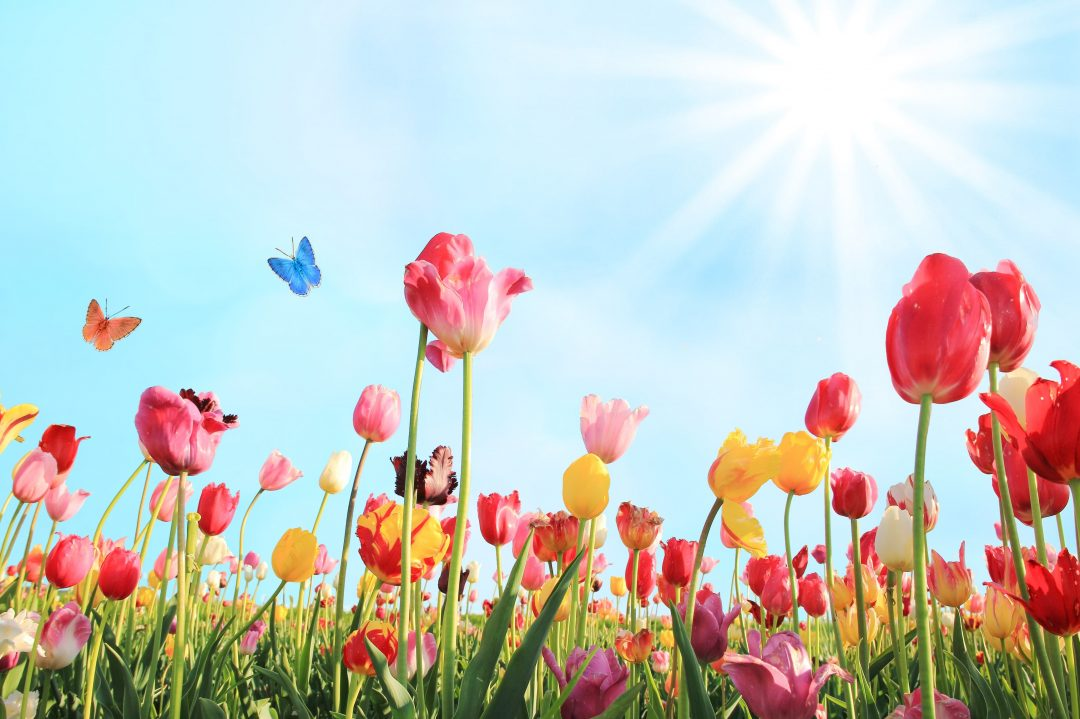
#> input picture img1.jpg, 1080 x 719 px
$ python lab5-7.py
#> lines starting #> are read from the running program, lines starting #| are printed output that depends on the picture
from PIL import Image, ImageFilter

img = Image.open("img1.jpg").convert("L")
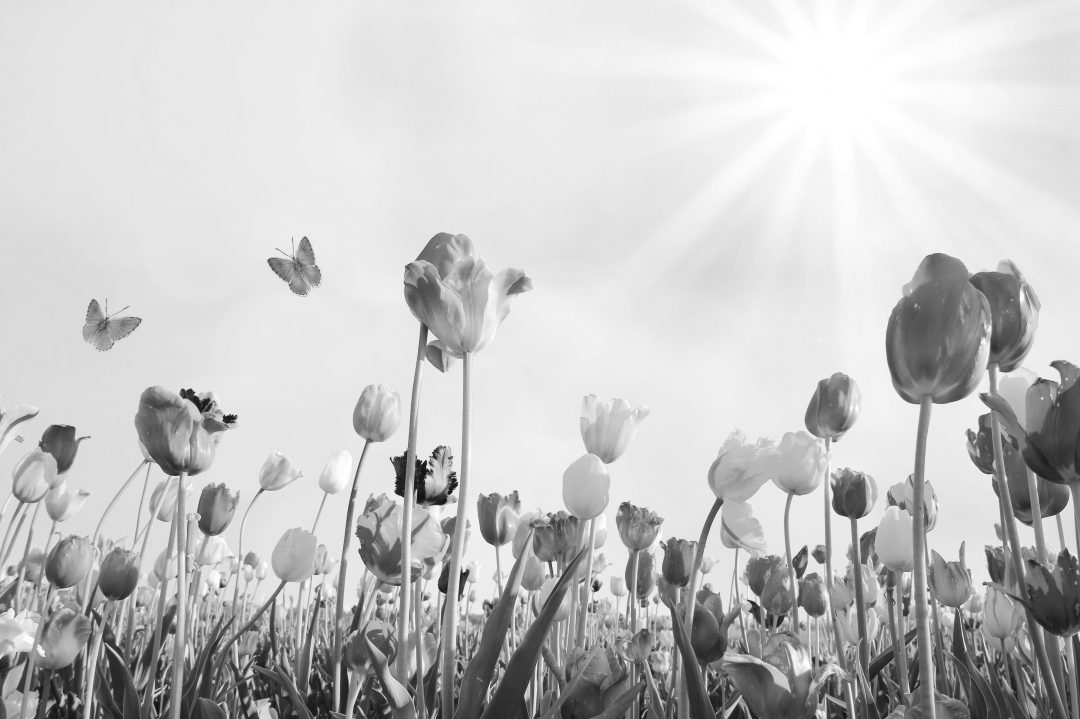
#> img: PIL image 1080x719 L; min 6, max 255, mean 196.8

sobel_x = img.filter(ImageFilter.Kernel(
    (3, 3),
    (-1, 0, 1,
     -2, 0, 2,
     -1, 0, 1),
    1, 0
))
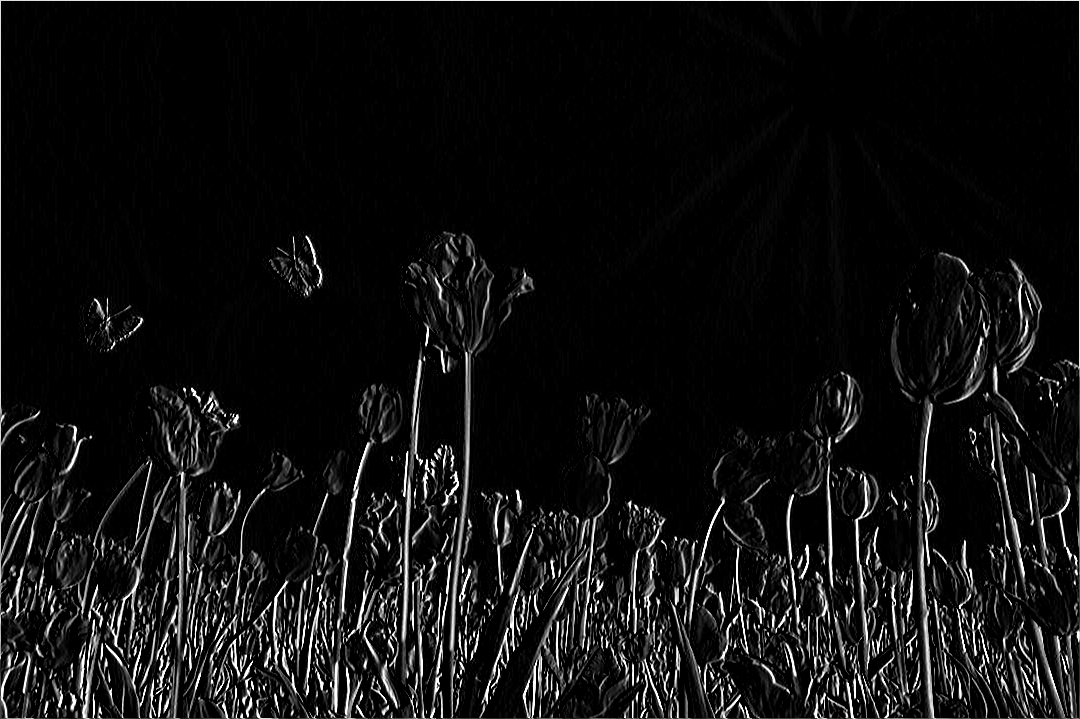
#> sobel_x: PIL image 1080x719 L; min 0, max 255, mean 16.9

sobel_y = img.filter(ImageFilter.Kernel(
    (3, 3),
    (-1, -2, -1,
      0,  0,  0,
      1,  2,  1),
    1, 0
))
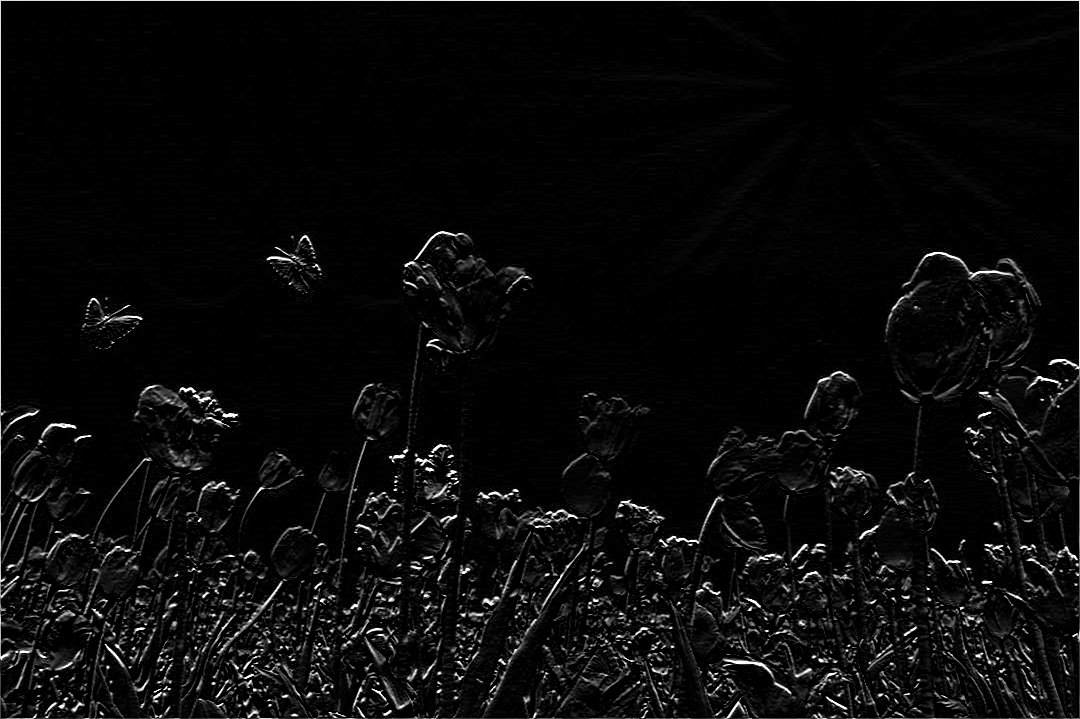
#> sobel_y: PIL image 1080x719 L; min 0, max 255, mean 10.3

sobel_x.save("sobel_x.jpg")
sobel_y.save("sobel_y.jpg")

$ run again, with img2.jpg copied over img1.jpg
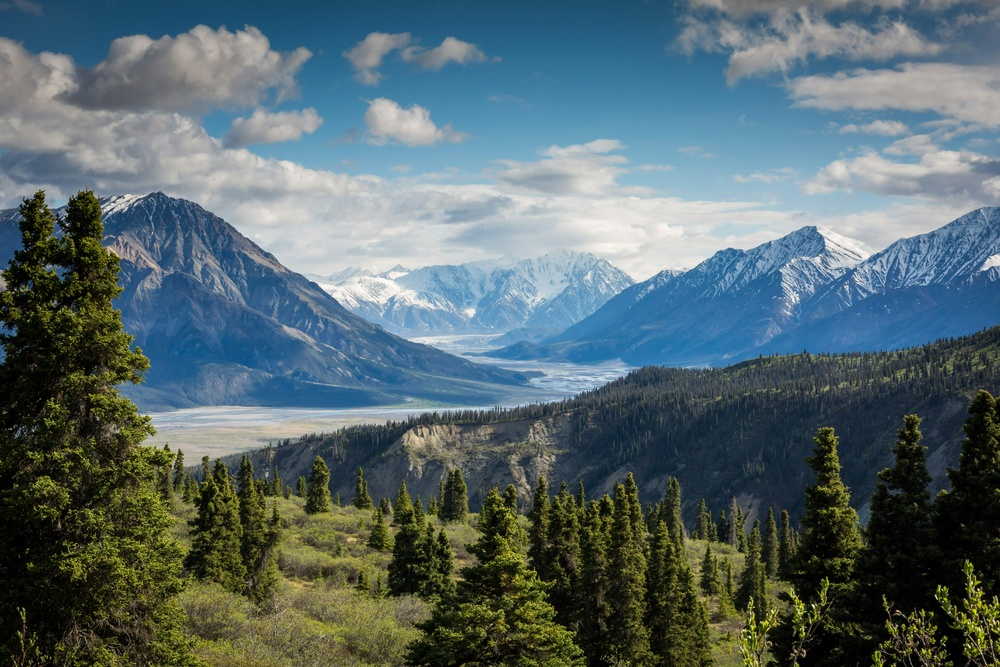
#> input picture img2.jpg, 1000 x 667 px, shrunk from 5760 x 3840 before the run
#> `img = Image.open("img1.jpg").convert("L")`:
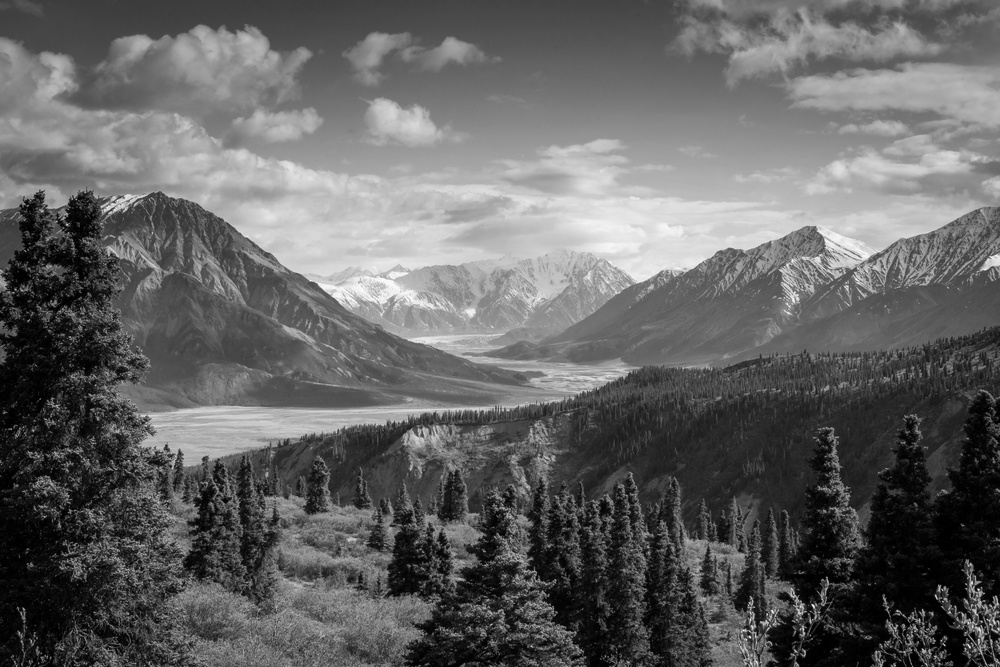
#> img: PIL image 1000x667 L; min 0, max 255, mean 99.5
#> `sobel_y = img.filter(ImageFilter.Kernel( (3, 3), (-1, -2, -1, 0,  0,  ..`:
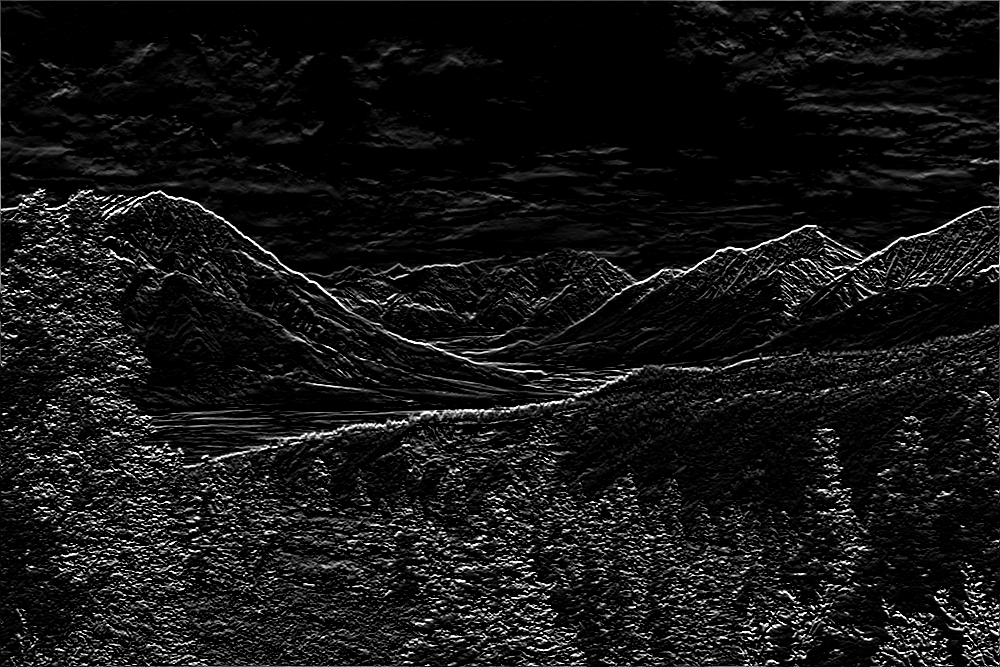
#> sobel_y: PIL image 1000x667 L; min 0, max 255, mean 21

$ run again, with lab4-1.jpg copied over img1.jpg
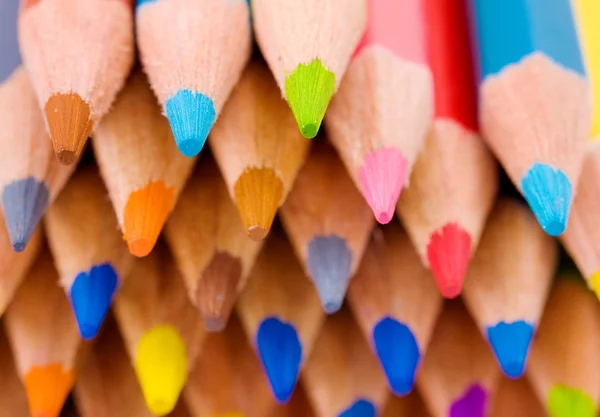
#> input picture lab4-1.jpg, 600 x 417 px
#> `img = Image.open("img1.jpg").convert("L")`:
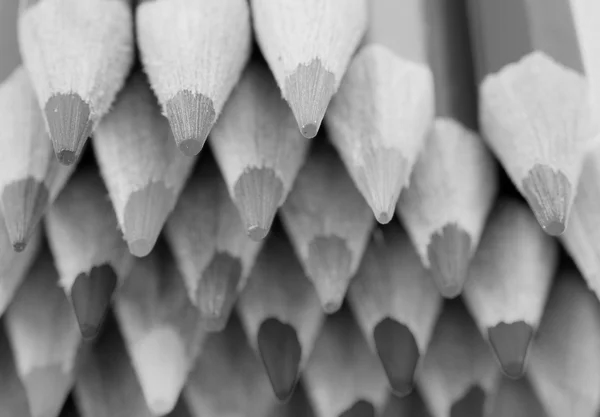
#> img: PIL image 600x417 L; min 0, max 232, mean 138.6
#> `sobel_y = img.filter(ImageFilter.Kernel( (3, 3), (-1, -2, -1, 0,  0,  ..`:
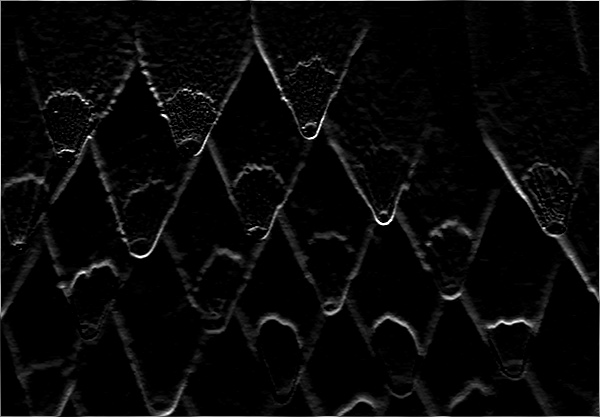
#> sobel_y: PIL image 600x417 L; min 0, max 255, mean 8.5
